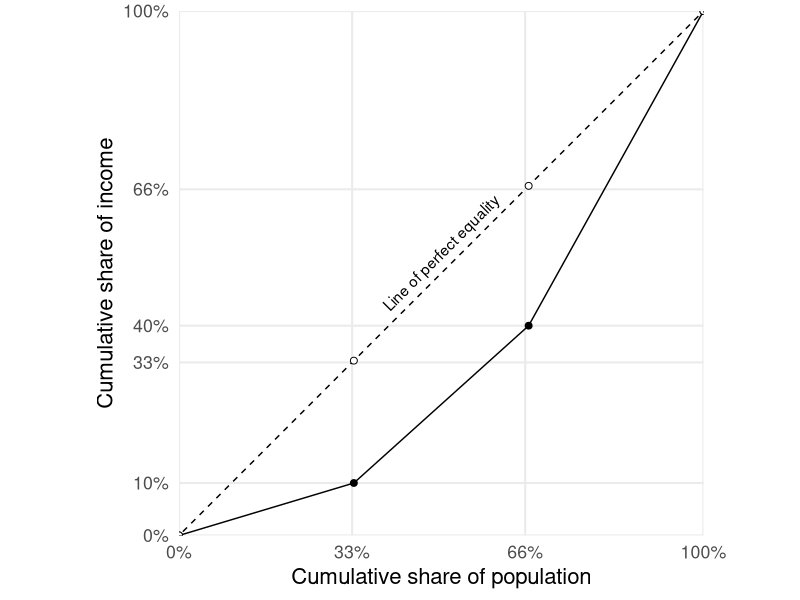
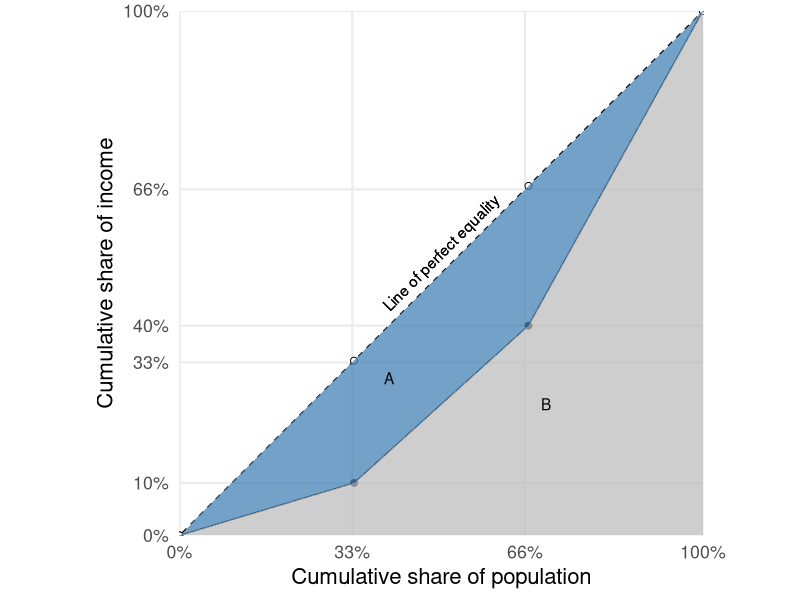

These figures' R source, in order:
## ---- chunk 1
knitr::opts_chunk$set(echo = FALSE, message = FALSE, warning = FALSE, error = FALSE,
                      fig.height = 6, fig.width = 6, fig.align = "center")
## ---- chunk 2
library(tidyverse)
theme_set(theme_minimal(base_size = 16))
## ---- chunk 3
d <- tibble(person = c("X", "Y", "Z"),
       income = c(100, 600, 300),
       rank = c(1, 3, 2))
knitr::kable(d)
## ---- chunk 4
d |> 
  arrange(rank) |> 
  mutate(`cumulative<br>income` = cumsum(income)) |> 
knitr::kable()
## ---- chunk 5
labs <- tibble(
  x = c(0.5, 0.4, 0.7),
  y = c(0.54, 0.3, 0.25),
  label = c("Line of perfect equality", "A", "B"),
  angle = c(45, 0, 0)
)

p <- bind_rows(
  tibble(rank = 0, income = 0), d) |> 
  arrange(rank) |> 
  mutate(cum_inc = cumsum(income) / sum(income),
         cum_pop = rank / max(rank)) |> 
  ggplot(aes(x = cum_pop, y = cum_inc)) +
  geom_abline(intercept = 0, slope = 1, linetype = "dashed") +
  geom_line() +
  geom_point(size = 2) +
  geom_point(aes(y = cum_pop), size = 2, shape = 21, fill = "white") +
  geom_text(data = labs[1,], aes(x = x, y = y, label = label), angle = labs$angle[1]) +
  labs(x = "Cumulative share of population", y = "Cumulative share of income") +
  coord_cartesian(expand = FALSE) +
  scale_x_continuous(breaks = c(0, .33, .66, 1), labels = scales::percent,
                     minor_breaks = NULL) +
  scale_y_continuous(breaks = c(0, .1, .33, .4, .66, 1), labels = scales::percent,
                     minor_breaks = NULL) +
  theme(aspect.ratio = 1)
p
## ---- chunk 6
d |> 
  arrange(rank) |> 
  mutate(`cumulative<br>income` = cumsum(income)) |> 
knitr::kable()
## ---- chunk 7
p +
  geom_ribbon(aes(ymin = cum_inc, ymax = cum_pop), fill = "steelblue", alpha = 0.75) +
  geom_area(fill = "grey", alpha = 0.75) +
  geom_text(data = labs, aes(x = x, y = y, label = label), angle = labs$angle)
  
